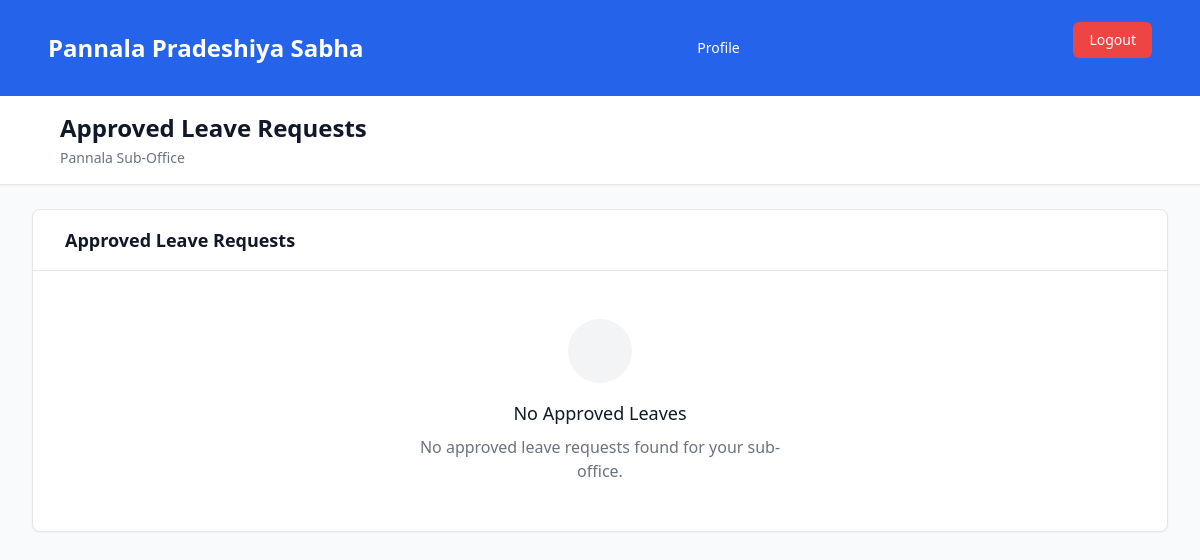
/admin/suboffice-leaves.php (signed in), run on an earlier commit of the app's database.
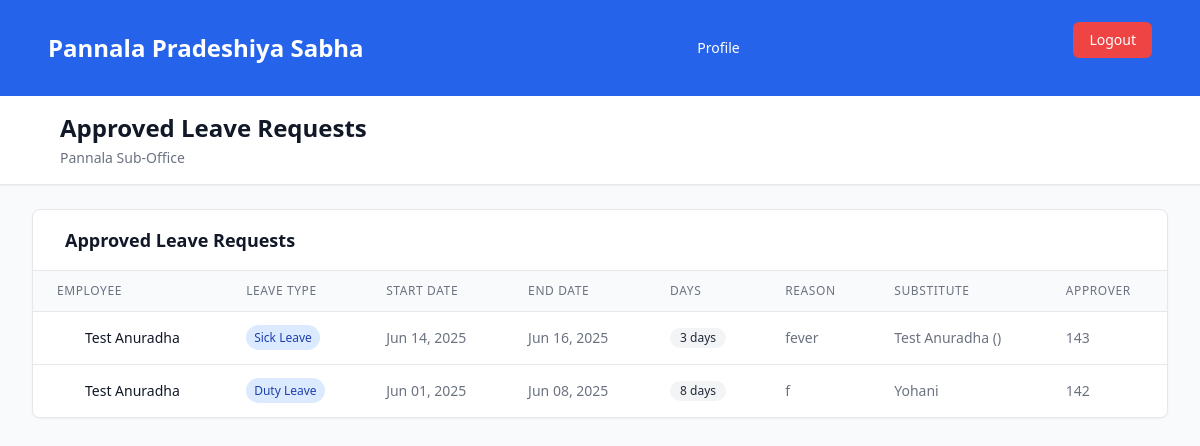
And on a later commit of the database.
### tables this page shows
CREATE TABLE `wp_leave_request` (
  `request_id` int(11) NOT NULL,
  `user_id` int(11) NOT NULL,
  `leave_type` varchar(50) DEFAULT NULL,
  `leave_start_date` date NOT NULL,
  `leave_end_date` date NOT NULL,
  `number_of_days` int(11) NOT NULL,
  `reason` text DEFAULT NULL,
  `substitute` varchar(255) DEFAULT NULL,
  `status` int(11) DEFAULT NULL COMMENT '1-pending, 2-accept, 3-reject',
  `step_1_approver_id` int(11) DEFAULT NULL,
  `step_1_status` enum('pending','approved','rejected') DEFAULT 'pending',
  `step_1_date` datetime DEFAULT NULL,
  `step_2_approver_id` int(11) DEFAULT NULL,
  `step_2_status` enum('pending','approved','rejected') DEFAULT 'pending',
  `step_2_date` datetime DEFAULT NULL,
  `step_3_approver_id` int(11) DEFAULT NULL,
  `step_3_status` enum('pending','approved','rejected') DEFAULT 'pending',
  `step_3_date` datetime DEFAULT NULL,
  `final_status` enum('pending','approved','rejected') DEFAULT 'pending',
  `created_at` timestamp NOT NULL DEFAULT current_timestamp(),
  `updated_at` timestamp NOT NULL DEFAULT current_timestamp() ON UPDATE current_timestamp(),
  `sub_office` varchar(255) NOT NULL,
  `office_type` enum('head','sub') DEFAULT 'head',
  `rejection_remark` text DEFAULT NULL,
  `department_id` int(11) DEFAULT NULL
);

CREATE TABLE `wp_pradeshiya_sabha_users` (
  `ID` int(11) NOT NULL,
  `username` varchar(255) NOT NULL,
  `password` varchar(255) NOT NULL,
  `first_name` varchar(255) NOT NULL,
  `last_name` varchar(255) NOT NULL,
  `gender` enum('Male','Female') NOT NULL,
  `email` varchar(255) NOT NULL,
  `birthdate` date NOT NULL,
  `address` text NOT NULL,
  `NIC` varchar(12) NOT NULL,
  `service_number` varchar(50) NOT NULL,
  `phone_number` varchar(20) DEFAULT NULL,
  `designation` varchar(255) NOT NULL,
  `head_of_department` varchar(255) NOT NULL,
  `sub_office` varchar(255) NOT NULL,
  `date_of_joining` date NOT NULL,
  `created_at` timestamp NOT NULL DEFAULT current_timestamp(),
  `updated_at` timestamp NOT NULL DEFAULT current_timestamp() ON UPDATE current_timestamp(),
  `leave_balance` int(11) NOT NULL DEFAULT 20,
  `duty_leave_count` int(11) DEFAULT 0,
  `casual_leave_balance` int(11) DEFAULT 7,
  `sick_leave_balance` int(11) DEFAULT 7,
  `department_id` int(11) DEFAULT NULL,
  `designation_id` int(11) DEFAULT NULL
);

### admin/suboffice-leaves.php (the view, shortened to what the changed rows need)
<?php
require '../includes/dbconfig.php';
$user = $_SESSION['user'];
$sub_office = $user['sub_office'];
$stmt = $conn->prepare("
    SELECT lr.*, u.first_name, u.last_name
    FROM wp_leave_request lr
    JOIN wp_pradeshiya_sabha_users u ON lr.user_id = u.ID
    WHERE lr.office_type = 'sub'
    AND lr.sub_office = ?
    AND lr.step_1_status = 'approved'
    ORDER BY lr.leave_start_date DESC
");
$stmt->bind_param("s", $sub_office);
$stmt->execute();
$result = $stmt->get_result();
?>
<!DOCTYPE html>
<html lang="en">
<head>
    <script src="https://cdn.tailwindcss.com"></script>
</head>
<body class="bg-gray-50 min-h-screen">
    <div class="bg-white shadow-sm border-b">
        <div class="max-w-7xl mx-auto px-4 sm:px-6 lg:px-8 py-4">
            <div class="flex items-center justify-between">
                <div class="flex items-center space-x-3">
                    <div>
                        <h1 class="text-xl sm:text-2xl font-bold text-gray-900">Approved Leave Requests</h1>
                    </div>
                </div>
            </div>
        </div>
    </div>
    <div class="max-w-7xl mx-auto px-4 sm:px-6 lg:px-8 py-6">
        <div class="bg-white rounded-lg shadow-sm border border-gray-200 overflow-hidden">
            <div class="px-4 sm:px-6 py-4 border-b border-gray-200">
                <h2 class="text-lg font-semibold text-gray-900 flex items-center">
                    Approved Leave Requests
                </h2>
            </div>
            <?php if ($result->num_rows > 0): ?>
                <div class="hidden lg:block overflow-x-auto">
                    <table class="min-w-full divide-y divide-gray-200">
                        <thead class="bg-gray-50">
                            <tr>
                                <th class="px-6 py-3 text-left text-xs font-medium text-gray-500 uppercase tracking-wider">Employee</th>
                                <th class="px-6 py-3 text-left text-xs font-medium text-gray-500 uppercase tracking-wider">Leave Type</th>
                                <th class="px-6 py-3 text-left text-xs font-medium text-gray-500 uppercase tracking-wider">Start Date</th>
                                <th class="px-6 py-3 text-left text-xs font-medium text-gray-500 uppercase tracking-wider">End Date</th>
                                <th class="px-6 py-3 text-left text-xs font-medium text-gray-500 uppercase tracking-wider">Days</th>
                                <th class="px-6 py-3 text-left text-xs font-medium text-gray-500 uppercase tracking-wider">Reason</th>
                                <th class="px-6 py-3 text-left text-xs font-medium text-gray-500 uppercase tracking-wider">Substitute</th>
                                <th class="px-6 py-3 text-left text-xs font-medium text-gray-500 uppercase tracking-wider">Approver</th>
                            </tr>
                        </thead>
                        <tbody class="bg-white divide-y divide-gray-200">
                            <?php while ($row = $result->fetch_assoc()): ?>
                                <tr class="hover:bg-gray-50 transition-colors duration-200">
                                    <td class="px-6 py-4 whitespace-nowrap">
                                        <div class="flex items-center">
                                            <div class="bg-primary-100 p-2 rounded-full mr-3">
                                            </div>
                                            <div>
                                                <div class="text-sm font-medium text-gray-900">
                                                    <?= htmlspecialchars($row['first_name'] . ' ' . $row['last_name']) ?>
                                                </div>
                                            </div>
                                        </div>
                                    </td>
                                    <td class="px-6 py-4 whitespace-nowrap">
                                        <span class="px-2 py-1 text-xs font-medium bg-blue-100 text-blue-800 rounded-full">
                                            <?= htmlspecialchars($row['leave_type']) ?>
                                        </span>
                                    </td>
                                    <td class="px-6 py-4 whitespace-nowrap text-sm text-gray-500">
                                        <?= date('M d, Y', strtotime($row['leave_start_date'])) ?>
                                    </td>
                                    <td class="px-6 py-4 whitespace-nowrap text-sm text-gray-500">
                                        <?= date('M d, Y', strtotime($row['leave_end_date'])) ?>
                                    </td>
                                    <td class="px-6 py-4 whitespace-nowrap">
                                        <span class="inline-flex items-center px-2.5 py-0.5 rounded-full text-xs font-medium bg-gray-100 text-gray-800">
                                            <?= $row['number_of_days'] ?> days
                                        </span>
                                    </td>
                                    <td class="px-6 py-4 text-sm text-gray-500 max-w-xs truncate" title="<?= htmlspecialchars($row['reason']) ?>">
                                        <?= htmlspecialchars($row['reason']) ?>
                                    </td>
                                    <td class="px-6 py-4 whitespace-nowrap text-sm text-gray-500">
                                        <?= htmlspecialchars($row['substitute']) ?>
                                    </td>
                                    <td class="px-6 py-4 whitespace-nowrap text-sm text-gray-500">
                                        <?= htmlspecialchars($row['step_1_approver_id']) ?>
                                    </td>
                                </tr>
                            <?php endwhile; ?>
                        </tbody>
                    </table>
                </div>
            <?php else: ?>
                <div class="text-center py-12">
                    <div class="bg-gray-100 rounded-full w-16 h-16 flex items-center justify-center mx-auto mb-4">
                    </div>
                    <h3 class="text-lg font-medium text-gray-900 mb-2">No Approved Leaves</h3>
                    <p class="text-gray-500 max-w-sm mx-auto">
                        No approved leave requests found for your sub-office.
                    </p>
                </div>
            <?php endif; ?>
        </div>
    </div>
</body>
</html>

What changed in the data, as far as the page shows it:
added wp_leave_request: user.last_name "Test Anuradha", leave_type "Sick Leave", leave_start_date "Jun 14, 2025", leave_end_date "Jun 16, 2025", number_of_days "3", reason "fever", substitute "Test Anuradha ()", step_1_approver "143"
added wp_leave_request: user.last_name "Test Anuradha", leave_type "Duty Leave", leave_start_date "Jun 01, 2025", leave_end_date "Jun 08, 2025", number_of_days "8", reason "f", substitute "Yohani", step_1_approver "142"
Also different on the page:
text no longer shown: "No Approved Leaves No approved leave requests found for your sub-office."
text now shown: "EMPLOYEE LEAVE TYPE START DATE END DATE DAYS REASON SUBSTITUTE APPROVER"
